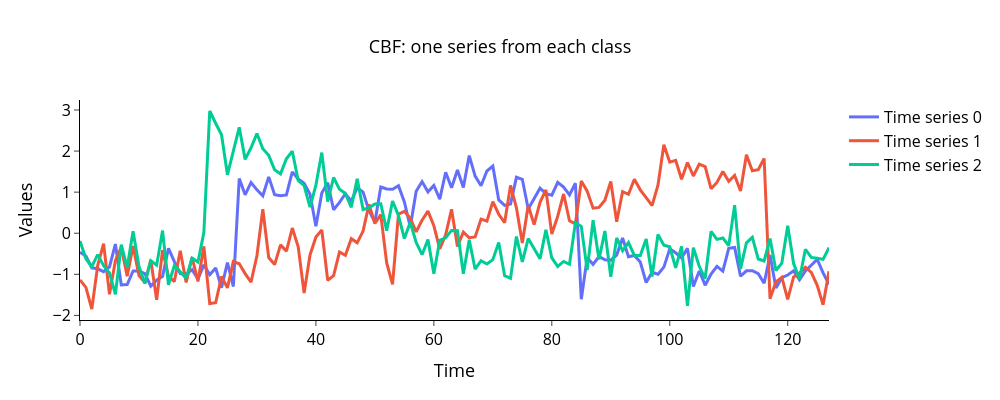

Source (notebook cell):
### Markdown cell above
Выполните визуализацию по одному временному ряду из каждого класса. Для этого используйте функцию `plot_ts()` из модуля *plots.py*.

### Code cell
class_ids = np.unique(labels)
examples = np.vstack([ts_set[labels == class_id][0] for class_id in class_ids])
plot_ts(examples, "CBF: one series from each class")
